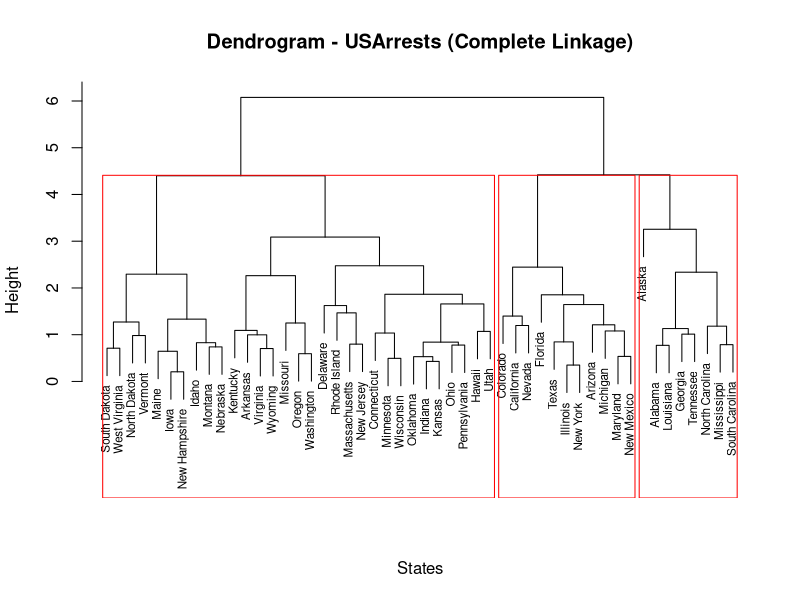
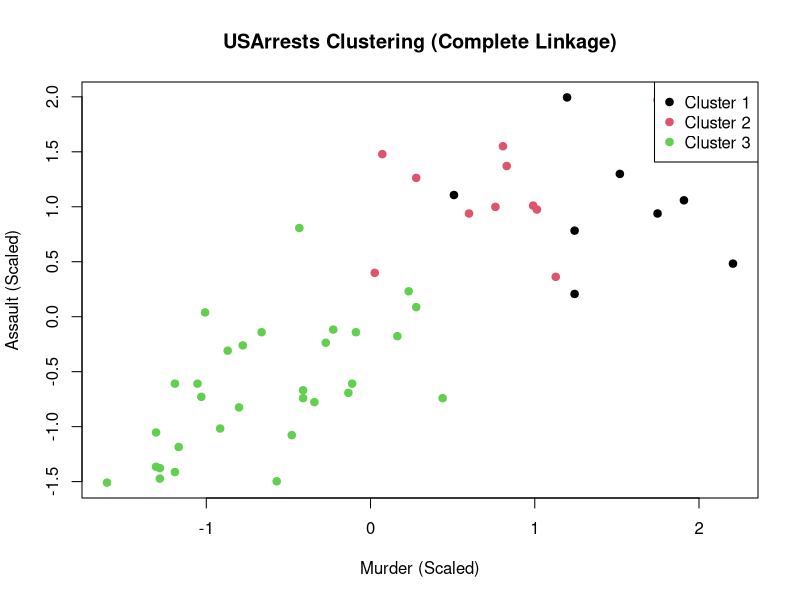

The R source for these figures, in order:
# =========================================
# Hierarchical Clustering - USArrests
# =========================================

# 1. Load dataset
data("USArrests")

# 2. Use all variables
data_cluster <- USArrests

# 3. Standardize the data
data_scaled <- scale(data_cluster)

# 4. Compute distance matrix (Euclidean)
dist_matrix <- dist(data_scaled, method = "euclidean")

# 5. Hierarchical clustering (Complete Linkage)
hc <- hclust(dist_matrix, method = "complete")

# 6. Plot dendrogram
plot(hc,
     main = "Dendrogram - USArrests (Complete Linkage)",
     xlab = "States",
     sub = "",
     cex = 0.7)

# (Optional but recommended) Add rectangles for clusters
rect.hclust(hc, k = 3, border = "red")

# 7. Cut tree into 3 clusters
clusters <- cutree(hc, k = 3)

# 8. Cluster sizes
cat("Cluster Sizes:\n")
print(table(clusters))

# 9. State-wise cluster assignment
cat("\nState-wise Clusters:\n")
print(clusters)

# 10. Visualization (better version)
plot(data_scaled[, "Murder"], data_scaled[, "Assault"],
     col = clusters,
     pch = 19,
     xlab = "Murder (Scaled)",
     ylab = "Assault (Scaled)",
     main = "USArrests Clustering (Complete Linkage)")

# Add legend (VERY useful)
legend("topright",
       legend = c("Cluster 1", "Cluster 2", "Cluster 3"),
       col = 1:3,
       pch = 19)
